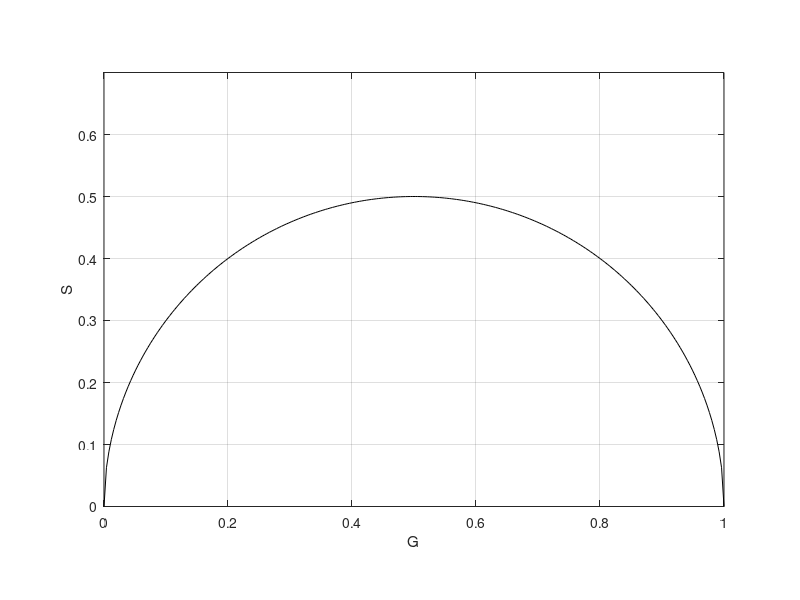

MATLAB code to generate this figure:
% Function Plot the Unit Circle on the current map.
% 03/31/2019
% Peiyu Wang

function plotUnitCircle
uni_x = [0:1/255:1];
uni_y1 = sqrt(0.25-(uni_x-0.5).^2);
uni_y2 = -uni_y1;
plot(uni_x,uni_y1,'k',uni_x,uni_y2,'k','HandleVisibility','off');
axis image
axis([0 1 0 0.7])
grid on
xlabel('G')
ylabel('S')
end